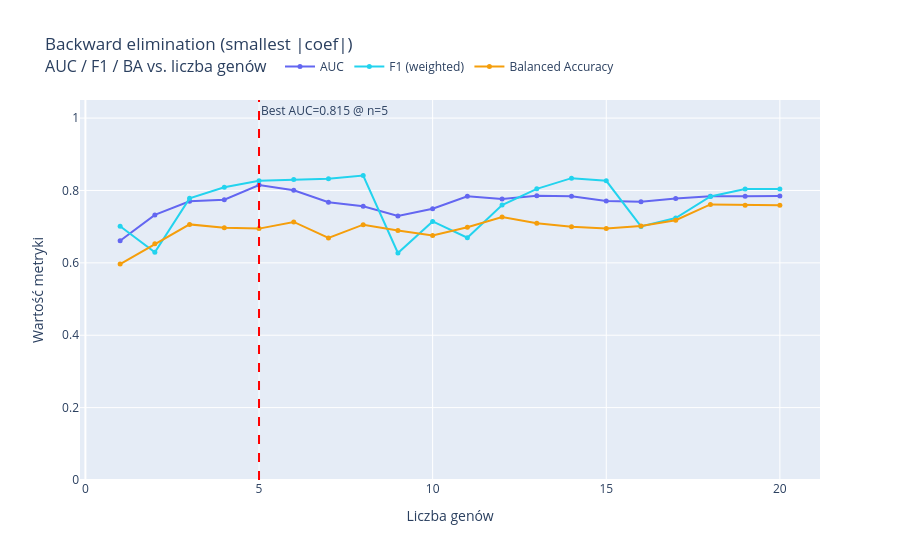

The cell this chart's notebook holds for it:
### Code cell
import plotly.graph_objects as go

results = []
N_START = 20
current_genes = ranking_df.head(N_START)['gene'].tolist()
X_train_50 = pd.DataFrame(X_train, columns=feature_names)[current_genes]
X_valid_50 = pd.DataFrame(X_valid, columns=feature_names)[current_genes]
X_test_50  = pd.DataFrame(X_test,  columns=feature_names)[current_genes]

for n in range(N_START, 0, -1):
    X_tr = X_train_50[current_genes]
    X_va = X_valid_50[current_genes]
    X_te = X_test_50[current_genes]

    clf = LogisticRegression(solver='saga', max_iter=15000,
                             class_weight='balanced', fit_intercept=True)
    clf.fit(X_tr, y_train)

    # metryki
    y_va_prob = clf.predict_proba(X_va)[:, 1]
    fpr_v, tpr_v, thr_v = roc_curve(y_valid, y_va_prob)
    best_thr  = thr_v[np.argmax(tpr_v - fpr_v)]

    y_te_prob = clf.predict_proba(X_te)[:, 1]
    y_pred_n  = (y_te_prob >= best_thr).astype(int)

    auc = roc_auc_score(y_test, y_te_prob)
    f1  = f1_score(y_test, y_pred_n, average='weighted')
    ba  = balanced_accuracy_score(y_test, y_pred_n)

    results.append({'n_genes': n, 'auc': auc, 'f1': f1, 'ba': ba,
                    'threshold': best_thr, 'genes': current_genes.copy()})

    print(f"n={n:>2}  AUC={auc:.4f}  F1={f1:.4f}  BA={ba:.4f}  "
          f"usuwam: {current_genes[np.argmin(np.abs(clf.coef_[0]))]}")

    if n == 1:
        break

    # usuń gen z najmniejszą wagą bezwzględną
    worst_idx  = np.argmin(np.abs(clf.coef_[0]))
    current_genes.pop(worst_idx)

results_df = pd.DataFrame(results).sort_values('n_genes').reset_index(drop=True)

# --- wykres ---
fig = go.Figure()

for metric, label, color in [
    ('auc', 'AUC',               '#6366f1'),
    ('f1',  'F1 (weighted)',     '#22d3ee'),
    ('ba',  'Balanced Accuracy', '#f59e0b'),
]:
    fig.add_trace(go.Scatter(
        x=results_df['n_genes'],
        y=results_df[metric],
        mode='lines+markers',
        name=label,
        line=dict(color=color, width=2),
        marker=dict(size=5),
    ))

best_row = results_df.loc[results_df['auc'].idxmax()]
fig.add_vline(x=best_row['n_genes'], line_dash='dash', line_color='red',
              annotation_text=f"Best AUC={best_row['auc']:.3f} @ n={int(best_row['n_genes'])}",
              annotation_position='top right')

fig.update_layout(
    title={"text": "Backward elimination (smallest |coef|)<br>"
                   "<span style='font-size:16px;font-weight:normal'>"
                   "AUC / F1 / BA vs. liczba genów</span>"},
    legend=dict(orientation='h', yanchor='bottom', y=1.05, xanchor='center', x=0.5),
)
fig.update_xaxes(title_text="Liczba genów", dtick=5)
fig.update_yaxes(title_text="Wartość metryki", range=[0, 1.05])
fig.show()

print(f"\nNajlepszy wynik:")
print(best_row[['n_genes', 'auc', 'f1', 'ba', 'threshold']])
print("Geny:", best_row['genes'])

### Figure 1 — Plotly figure (JSON) as saved in the notebook; plotly's stock layout.template omitted (floating-point values rounded to 4 significant figures)
{"data": [{"line": {"color": "#6366f1", "width": 2}, "marker": {"size": 5}, "mode": "lines+markers", "name": "AUC", "x": [1, 2, 3, 4, 5, 6, 7, 8, 9, 10, 11, 12, 13, 14, 15, 16, 17, 18, 19, 20], "y": [0.661, 0.7324, 0.7702, 0.7743, 0.8152, 0.8007, 0.7676, 0.7562, 0.7293, 0.7495, 0.7842, 0.7764, 0.7857, 0.7842, 0.7712, 0.7686, 0.778, 0.7842, 0.7842, 0.7847], "type": "scatter"}, {"line": {"color": "#22d3ee", "width": 2}, "marker": {"size": 5}, "mode": "lines+markers", "name": "F1 (weighted)", "x": [1, 2, 3, 4, 5, 6, 7, 8, 9, 10, 11, 12, 13, 14, 15, 16, 17, 18, 19, 20], "y": [0.7011, 0.6291, 0.7783, 0.8087, 0.8267, 0.8303, 0.8326, 0.8414, 0.6272, 0.7145, 0.6693, 0.7599, 0.8044, 0.834, 0.8267, 0.7008, 0.7237, 0.7833, 0.8038, 0.8038], "type": "scatter"}, {"line": {"color": "#f59e0b", "width": 2}, "marker": {"size": 5}, "mode": "lines+markers", "name": "Balanced Accuracy", "x": [1, 2, 3, 4, 5, 6, 7, 8, 9, 10, 11, 12, 13, 14, 15, 16, 17, 18, 19, 20], "y": [0.5968, 0.6527, 0.7063, 0.6967, 0.6946, 0.713, 0.6687, 0.7055, 0.6894, 0.6757, 0.6982, 0.7267, 0.7096, 0.7001, 0.6946, 0.7016, 0.7179, 0.7614, 0.7593, 0.7593], "type": "scatter"}], "layout": {"shapes": [{"line": {"color": "red", "dash": "dash"}, "type": "line", "x0": 5, "x1": 5, "xref": "x", "y0": 0, "y1": 1, "yref": "y domain"}], "annotations": [{"showarrow": false, "text": "Best AUC=0.815 @ n=5", "x": 5, "xanchor": "left", "xref": "x", "y": 1, "yanchor": "top", "yref": "y domain"}], "title": {"text": "Backward elimination (smallest |coef|)<br><span style='font-size:16px;font-weight:normal'>AUC / F1 / BA vs. liczba genów</span>"}, "legend": {"orientation": "h", "yanchor": "bottom", "y": 1.05, "xanchor": "center", "x": 0.5}, "xaxis": {"title": {"text": "Liczba genów"}, "dtick": 5}, "yaxis": {"title": {"text": "Wartość metryki"}, "range": [0, 1.05]}}}
